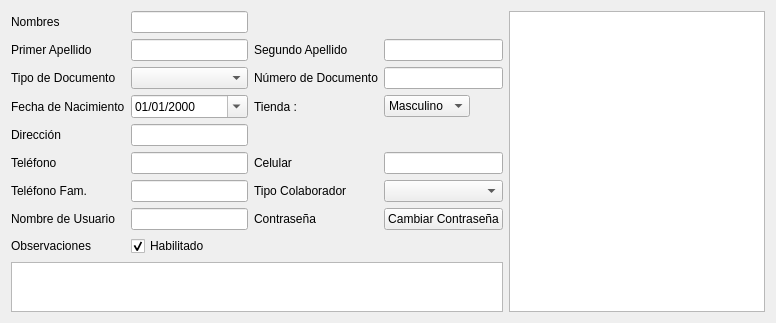
<?xml version="1.0" encoding="UTF-8"?>
<ui version="4.0">
 <class>ui_usuario_datos</class>
 <widget class="QWidget" name="ui_usuario_datos">
  <property name="geometry">
   <rect>
    <x>0</x>
    <y>0</y>
    <width>776</width>
    <height>306</height>
   </rect>
  </property>
  <property name="windowTitle">
   <string>Form</string>
  </property>
  <layout class="QGridLayout" name="gridLayout_2">
   <item row="0" column="0">
    <layout class="QHBoxLayout" name="horizontalLayout">
     <item>
      <layout class="QGridLayout" name="gridLayout">
       <item row="0" column="0">
        <widget class="QLabel" name="label_25">
         <property name="text">
          <string>Nombres</string>
         </property>
        </widget>
       </item>
       <item row="0" column="1">
        <widget class="QLineEdit" name="le_nombre"/>
       </item>
       <item row="1" column="0">
        <widget class="QLabel" name="label_21">
         <property name="text">
          <string>Primer Apellido</string>
         </property>
        </widget>
       </item>
       <item row="1" column="1">
        <widget class="QLineEdit" name="le_pApellido"/>
       </item>
       <item row="1" column="2">
        <widget class="QLabel" name="label_29">
         <property name="text">
          <string>Segundo Apellido</string>
         </property>
        </widget>
       </item>
       <item row="1" column="3">
        <widget class="QLineEdit" name="le_sApellido"/>
       </item>
       <item row="2" column="0">
        <widget class="QLabel" name="label_24">
         <property name="text">
          <string>Tipo de Documento</string>
         </property>
        </widget>
       </item>
       <item row="2" column="1">
        <widget class="QComboBox" name="cB_tDoc"/>
       </item>
       <item row="2" column="2">
        <widget class="QLabel" name="label_16">
         <property name="text">
          <string>Número de Documento</string>
         </property>
        </widget>
       </item>
       <item row="2" column="3">
        <widget class="QLineEdit" name="le_numDoc"/>
       </item>
       <item row="3" column="0">
        <widget class="QLabel" name="label_28">
         <property name="text">
          <string>Fecha de Nacimiento</string>
         </property>
        </widget>
       </item>
       <item row="3" column="1">
        <widget class="QDateEdit" name="de_fechaNac">
         <property name="sizePolicy">
          <sizepolicy hsizetype="Expanding" vsizetype="Fixed">
           <horstretch>0</horstretch>
           <verstretch>0</verstretch>
          </sizepolicy>
         </property>
         <property name="displayFormat">
          <string>dd/MM/yyyy</string>
         </property>
         <property name="calendarPopup">
          <bool>true</bool>
         </property>
        </widget>
       </item>
       <item row="3" column="2">
        <widget class="QLabel" name="label_17">
         <property name="text">
          <string>Tienda :</string>
         </property>
        </widget>
       </item>
       <item row="3" column="3">
        <widget class="QComboBox" name="cb_tienda">
         <property name="sizePolicy">
          <sizepolicy hsizetype="Fixed" vsizetype="Fixed">
           <horstretch>0</horstretch>
           <verstretch>0</verstretch>
          </sizepolicy>
         </property>
         <item>
          <property name="text">
           <string>Masculino</string>
          </property>
         </item>
         <item>
          <property name="text">
           <string>Femenino</string>
          </property>
         </item>
        </widget>
       </item>
       <item row="4" column="0">
        <widget class="QLabel" name="label_19">
         <property name="text">
          <string>Dirección</string>
         </property>
        </widget>
       </item>
       <item row="4" column="1">
        <widget class="QLineEdit" name="le_direccion"/>
       </item>
       <item row="5" column="0">
        <widget class="QLabel" name="label_22">
         <property name="text">
          <string>Teléfono</string>
         </property>
        </widget>
       </item>
       <item row="5" column="1">
        <widget class="QLineEdit" name="le_telf"/>
       </item>
       <item row="5" column="2">
        <widget class="QLabel" name="label_27">
         <property name="text">
          <string>Celular</string>
         </property>
        </widget>
       </item>
       <item row="5" column="3">
        <widget class="QLineEdit" name="le_cell"/>
       </item>
       <item row="6" column="0">
        <widget class="QLabel" name="label">
         <property name="text">
          <string>Teléfono Fam.</string>
         </property>
        </widget>
       </item>
       <item row="6" column="1">
        <widget class="QLineEdit" name="lE_telfFam"/>
       </item>
       <item row="6" column="2">
        <widget class="QLabel" name="label_4">
         <property name="text">
          <string>Tipo Colaborador</string>
         </property>
        </widget>
       </item>
       <item row="6" column="3">
        <widget class="QComboBox" name="cB_tipoCol"/>
       </item>
       <item row="7" column="0">
        <widget class="QLabel" name="label_2">
         <property name="text">
          <string>Nombre de Usuario</string>
         </property>
        </widget>
       </item>
       <item row="7" column="1">
        <widget class="QLineEdit" name="le_Usuario">
         <property name="readOnly">
          <bool>false</bool>
         </property>
        </widget>
       </item>
       <item row="7" column="2">
        <widget class="QLabel" name="label_3">
         <property name="text">
          <string>Contraseña</string>
         </property>
        </widget>
       </item>
       <item row="7" column="3">
        <widget class="QPushButton" name="pB_cambiarPass">
         <property name="text">
          <string>Cambiar Contraseña</string>
         </property>
        </widget>
       </item>
       <item row="8" column="0">
        <widget class="QLabel" name="label_30">
         <property name="text">
          <string>Observaciones</string>
         </property>
        </widget>
       </item>
       <item row="8" column="1">
        <widget class="QCheckBox" name="checkBox_habilitado">
         <property name="text">
          <string>Habilitado</string>
         </property>
         <property name="checked">
          <bool>true</bool>
         </property>
        </widget>
       </item>
       <item row="9" column="0" colspan="4">
        <widget class="QPlainTextEdit" name="tE_obs">
         <property name="sizePolicy">
          <sizepolicy hsizetype="Expanding" vsizetype="Expanding">
           <horstretch>0</horstretch>
           <verstretch>0</verstretch>
          </sizepolicy>
         </property>
         <property name="minimumSize">
          <size>
           <width>0</width>
           <height>0</height>
          </size>
         </property>
         <property name="maximumSize">
          <size>
           <width>16777215</width>
           <height>50</height>
          </size>
         </property>
        </widget>
       </item>
       <item row="0" column="2" colspan="2">
        <spacer name="horizontalSpacer">
         <property name="orientation">
          <enum>Qt::Horizontal</enum>
         </property>
         <property name="sizeHint" stdset="0">
          <size>
           <width>40</width>
           <height>20</height>
          </size>
         </property>
        </spacer>
       </item>
       <item row="4" column="2" colspan="2">
        <spacer name="horizontalSpacer_2">
         <property name="orientation">
          <enum>Qt::Horizontal</enum>
         </property>
         <property name="sizeHint" stdset="0">
          <size>
           <width>40</width>
           <height>20</height>
          </size>
         </property>
        </spacer>
       </item>
       <item row="8" column="2" colspan="2">
        <spacer name="horizontalSpacer_3">
         <property name="orientation">
          <enum>Qt::Horizontal</enum>
         </property>
         <property name="sizeHint" stdset="0">
          <size>
           <width>40</width>
           <height>20</height>
          </size>
         </property>
        </spacer>
       </item>
      </layout>
     </item>
     <item>
      <widget class="QTableView" name="tableView_permisos">
       <property name="sizePolicy">
        <sizepolicy hsizetype="Fixed" vsizetype="Expanding">
         <horstretch>0</horstretch>
         <verstretch>0</verstretch>
        </sizepolicy>
       </property>
       <property name="minimumSize">
        <size>
         <width>0</width>
         <height>0</height>
        </size>
       </property>
       <property name="editTriggers">
        <set>QAbstractItemView::AnyKeyPressed|QAbstractItemView::DoubleClicked|QAbstractItemView::EditKeyPressed|QAbstractItemView::SelectedClicked</set>
       </property>
      </widget>
     </item>
    </layout>
   </item>
  </layout>
 </widget>
 <tabstops>
  <tabstop>le_nombre</tabstop>
  <tabstop>le_pApellido</tabstop>
  <tabstop>le_sApellido</tabstop>
  <tabstop>cB_tDoc</tabstop>
  <tabstop>le_numDoc</tabstop>
  <tabstop>de_fechaNac</tabstop>
  <tabstop>cb_tienda</tabstop>
  <tabstop>le_direccion</tabstop>
  <tabstop>le_telf</tabstop>
  <tabstop>le_cell</tabstop>
  <tabstop>lE_telfFam</tabstop>
  <tabstop>cB_tipoCol</tabstop>
  <tabstop>le_Usuario</tabstop>
  <tabstop>pB_cambiarPass</tabstop>
  <tabstop>checkBox_habilitado</tabstop>
  <tabstop>tE_obs</tabstop>
  <tabstop>tableView_permisos</tabstop>
 </tabstops>
 <resources/>
 <connections/>
</ui>
